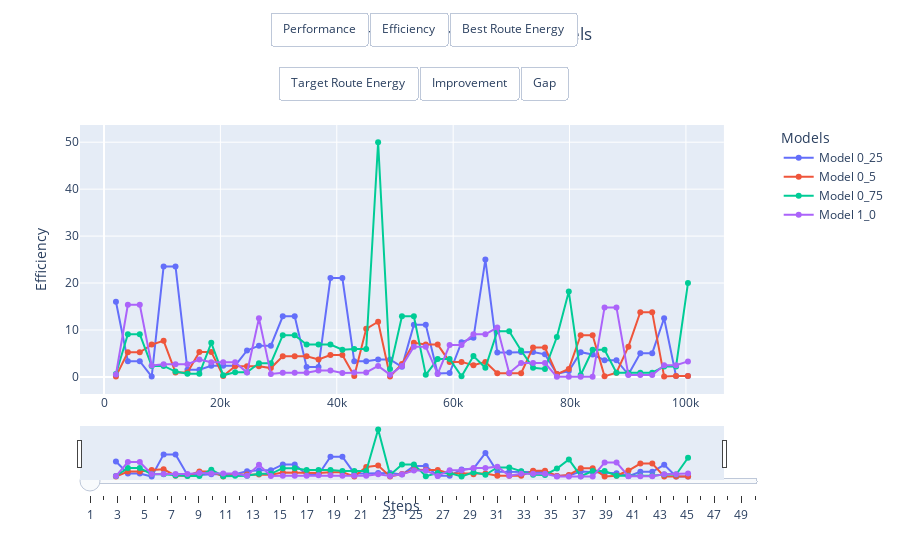

The notebook cell saved with this chart:
### Code cell
import pandas as pd
import plotly.graph_objects as go
from plotly.subplots import make_subplots
import math

def aggregate_data(df, window):
    """Aggregate data based on a moving window."""
    return df.rolling(window=int(window), on='Step', min_periods=1).mean().dropna()

def plot_performance_comparison(df_list, column, interesting_columns, model_names=None, max_aggregation=50):
    """
    Create an interactive Plotly plot comparing performance of models with steps as the x-axis,
    including a slider for continuous data aggregation and buttons to switch between different columns.
    
    Parameters:
    df_list (list): List of DataFrames containing 'Step' and performance columns for each model
    column (str): The initial column to plot
    model_names (list, optional): Names of the models for the legend. If None, default names will be used.
    max_aggregation (int, optional): Maximum aggregation window size. Default is 50.
    
    Returns:
    plotly.graph_objects.Figure: The interactive plot
    """
    
    # Generate default model names if not provided
    if model_names is None:
        model_names = [f'Model {i+1}' for i in range(len(df_list))]
    
    # Ensure we have enough model names
    if len(model_names) < len(df_list):
        model_names.extend([f'Model {i+1}' for i in range(len(model_names), len(df_list))])
    
    # Create subplot with secondary y-axis
    fig = make_subplots(specs=[[{"secondary_y": True}]])
    
    # Add traces for each model
    for df, name in zip(df_list, model_names):
        fig.add_trace(
            go.Scatter(x=df['Step'], y=df[column], name=name, mode='lines+markers'),
            secondary_y=False
        )
    
    # Update layout
    fig.update_layout(
        title={
            'text': 'Performance Comparison of Models',
            'y': 0.95,
            'x': 0.5,
            'xanchor': 'center',
            'yanchor': 'top'
        },
        xaxis_title='Steps',
        yaxis_title=column,
        legend_title='Models',
        hovermode='x unified',
        margin=dict(t=120)  # Increase top margin to make room for buttons
    )
    
    # Add range slider
    fig.update_layout(
        xaxis=dict(
            rangeslider=dict(visible=True),
            type="linear"
        )
    )
    
    # Add aggregation slider
    steps = []
    for i in range(max_aggregation):
        step = dict(
            method="update",
            args=[{"y": [aggregate_data(df, i+1)[column] for df in df_list]}],
            label=str(i+1)
        )
        steps.append(step)
    sliders = [dict(
        active=0,
        currentvalue={"prefix": "Aggregation Window: "},
        pad={"t": 50},
        steps=steps
    )]
    
    fig.update_layout(
        sliders=sliders
    )
    
    # Add buttons to switch between columns
    columns_to_plot = df_list[0].columns.drop('Step').tolist()
    # Filter out columns that are not in interesting_columns
    if interesting_columns is not None:
        columns_to_plot = [col for col in columns_to_plot if col in interesting_columns]
    buttons = []
    for col in columns_to_plot:
        button = dict(
            label=col,
            method="update",
            args=[{"y": [df[col] for df in df_list]},
                  {"yaxis.title": col}]
        )
        buttons.append(button)
    
    # Distribute buttons across 2 layers
    num_layers = 2
    buttons_per_layer = math.ceil(len(buttons) / num_layers)
    
    button_layers = []
    for i in range(num_layers):
        start_idx = i * buttons_per_layer
        end_idx = min((i + 1) * buttons_per_layer, len(buttons))
        button_layer = dict(
            type="buttons",
            direction="right",
            active=-1,
            x=0.5,
            xanchor="center",
            y=1.42 - i * 0.2,  # Adjust vertical positioning with more space between layers
            buttons=buttons[start_idx:end_idx]
        )
        button_layers.append(button_layer)
    
    fig.update_layout(updatemenus=button_layers)
    
    return fig

# Plot the performance comparison
model_names = []
df_list = []
for key in keys:
    model_names.append(f'Model {key}')
    df_list.append(dataframes.get(key))

interesting_columns = ['Performance', 'Best Route Energy',
                       'Target Route Energy', 'Efficiency', 'Improvement',
                       'Gap']
initial_column = interesting_columns[3]  # 'Efficiency'
fig = plot_performance_comparison(df_list, initial_column, interesting_columns=interesting_columns, model_names=model_names, max_aggregation=50)
fig.show()

### Figure 1 — Plotly figure (JSON) as saved in the notebook; plotly's stock layout.template omitted (floating-point values rounded to 4 significant figures; data arrays with more than 128 entries replaced by an {"elided": "..."} marker saying what was removed)
{"data": [{"mode": "lines+markers", "name": "Model 0_25", "type": "scatter", "x": [2048, 4096, 6144, 8192, 10240, 12288, 14336, 16384, 18432, 20480, 22528, 24576, 26624, 28672, 30720, 32768, 34816, 36864, 38912, 40960, 43008, 45056, 47104, 49152, 51200, 53248, 55296, 57344, 59392, 61440, 63488, 65536, 67584, 69632, 71680, 73728, 75776, 77824, 79872, 81920, 83968, 86016, 88064, 90112, 92160, 94208, 96256, 98304, 100352], "xaxis": "x", "y": [16, 3.361, 3.361, 0.0814, 23.53, 23.53, 1.538, 1.538, 2.395, 2.395, 2.395, 5.634, 6.667, 6.667, 12.9, 12.9, 2.139, 2.139, 21.05, 21.05, 3.333, 3.333, 3.738, 3.738, 2.151, 11.11, 11.11, 0.7477, 0.8247, 7.407, 8.333, 25, 5.195, 5.195, 5.333, 5.333, 4.819, 0.6452, 1.246, 5.263, 4.762, 3.571, 3.571, 0.5128, 5.063, 5.063, 12.5, 0.2003, 0.2003], "yaxis": "y"}, {"mode": "lines+markers", "name": "Model 0_5", "type": "scatter", "x": [2048, 4096, 6144, 8192, 10240, 12288, 14336, 16384, 18432, 20480, 22528, 24576, 26624, 28672, 30720, 32768, 34816, 36864, 38912, 40960, 43008, 45056, 47104, 49152, 51200, 53248, 55296, 57344, 59392, 61440, 63488, 65536, 67584, 69632, 71680, 73728, 75776, 77824, 79872, 81920, 83968, 86016, 88064, 90112, 92160, 94208, 96256, 98304, 100352], "xaxis": "x", "y": [0.1103, 5.263, 5.263, 6.897, 7.692, 0.9238, 0.9238, 5.333, 5.333, 0.2065, 2.286, 2.286, 2.286, 1.887, 4.396, 4.396, 4.396, 3.738, 4.651, 4.651, 0.2065, 10.26, 11.76, 0.09259, 2.759, 7.273, 6.897, 6.897, 3.2, 3.2, 2.484, 3.2, 0.8114, 0.8114, 0.8114, 6.25, 6.25, 0.6042, 1.702, 8.889, 8.889, 0.1232, 0.9153, 6.452, 13.79, 13.79, 0.08505, 0.2033, 0.2033], "yaxis": "y"}, {"mode": "lines+markers", "name": "Model 0_75", "type": "scatter", "x": [2048, 4096, 6144, 8192, 10240, 12288, 14336, 16384, 18432, 20480, 22528, 24576, 26624, 28672, 30720, 32768, 34816, 36864, 38912, 40960, 43008, 45056, 47104, 49152, 51200, 53248, 55296, 57344, 59392, 61440, 63488, 65536, 67584, 69632, 71680, 73728, 75776, 77824, 79872, 81920, 83968, 86016, 88064, 90112, 92160, 94208, 96256, 98304, 100352], "xaxis": "x", "y": [0.6299, 9.091, 9.091, 2.339, 2.339, 1.146, 0.6656, 0.6656, 7.273, 0.369, 1, 1, 2.941, 2.941, 8.889, 8.889, 6.897, 6.897, 6.897, 5.797, 5.97, 5.97, 50, 1.688, 12.9, 12.9, 0.441, 3.81, 3.81, 0.1395, 4.444, 1.951, 9.756, 9.756, 5.634, 1.961, 1.695, 8.511, 18.18, 0.4211, 5.797, 5.797, 0.9029, 0.9029, 0.9029, 0.9029, 2.235, 2.235, 20], "yaxis": "y"}, {"mode": "lines+markers", "name": "Model 1_0", "type": "scatter", "x": [2048, 4096, 6144, 8192, 10240, 12288, 14336, 16384, 18432, 20480, 22528, 24576, 26624, 28672, 30720, 32768, 34816, 36864, 38912, 40960, 43008, 45056, 47104, 49152, 51200, 53248, 55296, 57344, 59392, 61440, 63488, 65536, 67584, 69632, 71680, 73728, 75776, 77824, 79872, 81920, 83968, 86016, 88064, 90112, 92160, 94208, 96256, 98304, 100352], "xaxis": "x", "y": [0.5102, 15.38, 15.38, 2.439, 2.703, 2.703, 2.703, 3.704, 3.15, 3.15, 3.15, 0.9281, 12.5, 0.6279, 0.9091, 0.9091, 0.9091, 1.389, 1.389, 0.8316, 0.9662, 0.9662, 2.353, 0.4884, 2.339, 6.452, 6.452, 0.6504, 6.78, 6.78, 9.091, 9.091, 10.53, 0.8351, 2.963, 2.963, 2.963, 0.02932, 0.02932, 0.02932, 0.02932, 14.81, 14.81, 0.4082, 0.4082, 0.4082, 2.516, 2.516, 3.306], "yaxis": "y"}], "layout": {"hovermode": "x unified", "legend": {"title": {"text": "Models"}}, "margin": {"t": 120}, "sliders": [{"active": 0, "currentvalue": {"prefix": "Aggregation Window: "}, "pad": {"t": 50}, "steps": [{"args": [{"y": {"elided": "4 rows, 195 float values in total"}}], "label": "1", "method": "update"}, {"args": [{"y": {"elided": "4 rows, 195 float values in total"}}], "label": "2", "method": "update"}, {"args": [{"y": {"elided": "4 rows, 195 float values in total"}}], "label": "3", "method": "update"}, {"args": [{"y": {"elided": "4 rows, 195 float values in total"}}], "label": "4", "method": "update"}, {"args": [{"y": {"elided": "4 rows, 195 float values in total"}}], "label": "5", "method": "update"}, {"args": [{"y": {"elided": "4 rows, 195 float values in total"}}], "label": "6", "method": "update"}, {"args": [{"y": {"elided": "4 rows, 195 float values in total"}}], "label": "7", "method": "update"}, {"args": [{"y": {"elided": "4 rows, 195 float values in total"}}], "label": "8", "method": "update"}, {"args": [{"y": {"elided": "4 rows, 195 float values in total"}}], "label": "9", "method": "update"}, {"args": [{"y": {"elided": "4 rows, 195 float values in total"}}], "label": "10", "method": "update"}, {"args": [{"y": {"elided": "4 rows, 195 float values in total"}}], "label": "11", "method": "update"}, {"args": [{"y": {"elided": "4 rows, 195 float values in total"}}], "label": "12", "method": "update"}, {"args": [{"y": {"elided": "4 rows, 195 float values in total"}}], "label": "13", "method": "update"}, {"args": [{"y": {"elided": "4 rows, 195 float values in total"}}], "label": "14", "method": "update"}, {"args": [{"y": {"elided": "4 rows, 195 float values in total"}}], "label": "15", "method": "update"}, {"args": [{"y": {"elided": "4 rows, 195 float values in total"}}], "label": "16", "method": "update"}, {"args": [{"y": {"elided": "4 rows, 195 float values in total"}}], "label": "17", "method": "update"}, {"args": [{"y": {"elided": "4 rows, 195 float values in total"}}], "label": "18", "method": "update"}, {"args": [{"y": {"elided": "4 rows, 195 float values in total"}}], "label": "19", "method": "update"}, {"args": [{"y": {"elided": "4 rows, 195 float values in total"}}], "label": "20", "method": "update"}, {"args": [{"y": {"elided": "4 rows, 195 float values in total"}}], "label": "21", "method": "update"}, {"args": [{"y": {"elided": "4 rows, 195 float values in total"}}], "label": "22", "method": "update"}, {"args": [{"y": {"elided": "4 rows, 195 float values in total"}}], "label": "23", "method": "update"}, {"args": [{"y": {"elided": "4 rows, 195 float values in total"}}], "label": "24", "method": "update"}, {"args": [{"y": {"elided": "4 rows, 195 float values in total"}}], "label": "25", "method": "update"}, {"args": [{"y": {"elided": "4 rows, 195 float values in total"}}], "label": "26", "method": "update"}, {"args": [{"y": {"elided": "4 rows, 195 float values in total"}}], "label": "27", "method": "update"}, {"args": [{"y": {"elided": "4 rows, 195 float values in total"}}], "label": "28", "method": "update"}, {"args": [{"y": {"elided": "4 rows, 195 float values in total"}}], "label": "29", "method": "update"}, {"args": [{"y": {"elided": "4 rows, 195 float values in total"}}], "label": "30", "method": "update"}, {"args": [{"y": {"elided": "4 rows, 195 float values in total"}}], "label": "31", "method": "update"}, {"args": [{"y": {"elided": "4 rows, 195 float values in total"}}], "label": "32", "method": "update"}, {"args": [{"y": {"elided": "4 rows, 195 float values in total"}}], "label": "33", "method": "update"}, {"args": [{"y": {"elided": "4 rows, 195 float values in total"}}], "label": "34", "method": "update"}, {"args": [{"y": {"elided": "4 rows, 195 float values in total"}}], "label": "35", "method": "update"}, {"args": [{"y": {"elided": "4 rows, 195 float values in total"}}], "label": "36", "method": "update"}, {"args": [{"y": {"elided": "4 rows, 195 float values in total"}}], "label": "37", "method": "update"}, {"args": [{"y": {"elided": "4 rows, 195 float values in total"}}], "label": "38", "method": "update"}, {"args": [{"y": {"elided": "4 rows, 195 float values in total"}}], "label": "39", "method": "update"}, {"args": [{"y": {"elided": "4 rows, 195 float values in total"}}], "label": "40", "method": "update"}, {"args": [{"y": {"elided": "4 rows, 195 float values in total"}}], "label": "41", "method": "update"}, {"args": [{"y": {"elided": "4 rows, 195 float values in total"}}], "label": "42", "method": "update"}, {"args": [{"y": {"elided": "4 rows, 195 float values in total"}}], "label": "43", "method": "update"}, {"args": [{"y": {"elided": "4 rows, 195 float values in total"}}], "label": "44", "method": "update"}, {"args": [{"y": {"elided": "4 rows, 195 float values in total"}}], "label": "45", "method": "update"}, {"args": [{"y": {"elided": "4 rows, 195 float values in total"}}], "label": "46", "method": "update"}, {"args": [{"y": {"elided": "4 rows, 195 float values in total"}}], "label": "47", "method": "update"}, {"args": [{"y": {"elided": "4 rows, 195 float values in total"}}], "label": "48", "method": "update"}, {"args": [{"y": {"elided": "4 rows, 195 float values in total"}}], "label": "49", "method": "update"}, {"args": [{"y": {"elided": "4 rows, 195 float values in total"}}], "label": "50", "method": "update"}]}], "title": {"text": "Performance Comparison of Models", "x": 0.5, "xanchor": "center", "y": 0.95, "yanchor": "top"}, "updatemenus": [{"active": -1, "buttons": [{"args": [{"y": {"elided": "4x49 float values"}}, {"yaxis.title": "Performance"}], "label": "Performance", "method": "update"}, {"args": [{"y": {"elided": "4x49 float values"}}, {"yaxis.title": "Efficiency"}], "label": "Efficiency", "method": "update"}, {"args": [{"y": {"elided": "4x49 int values"}}, {"yaxis.title": "Best Route Energy"}], "label": "Best Route Energy", "method": "update"}], "direction": "right", "type": "buttons", "x": 0.5, "xanchor": "center", "y": 1.42}, {"active": -1, "buttons": [{"args": [{"y": {"elided": "4x49 int values"}}, {"yaxis.title": "Target Route Energy"}], "label": "Target Route Energy", "method": "update"}, {"args": [{"y": {"elided": "4x49 float values"}}, {"yaxis.title": "Improvement"}], "label": "Improvement", "method": "update"}, {"args": [{"y": {"elided": "4x49 float values"}}, {"yaxis.title": "Gap"}], "label": "Gap", "method": "update"}], "direction": "right", "type": "buttons", "x": 0.5, "xanchor": "center", "y": 1.22}], "xaxis": {"anchor": "y", "domain": [0, 0.94], "rangeslider": {"visible": true}, "title": {"text": "Steps"}, "type": "linear"}, "yaxis": {"anchor": "x", "domain": [0, 1], "title": {"text": "Efficiency"}}, "yaxis2": {"anchor": "x", "overlaying": "y", "side": "right"}}}
